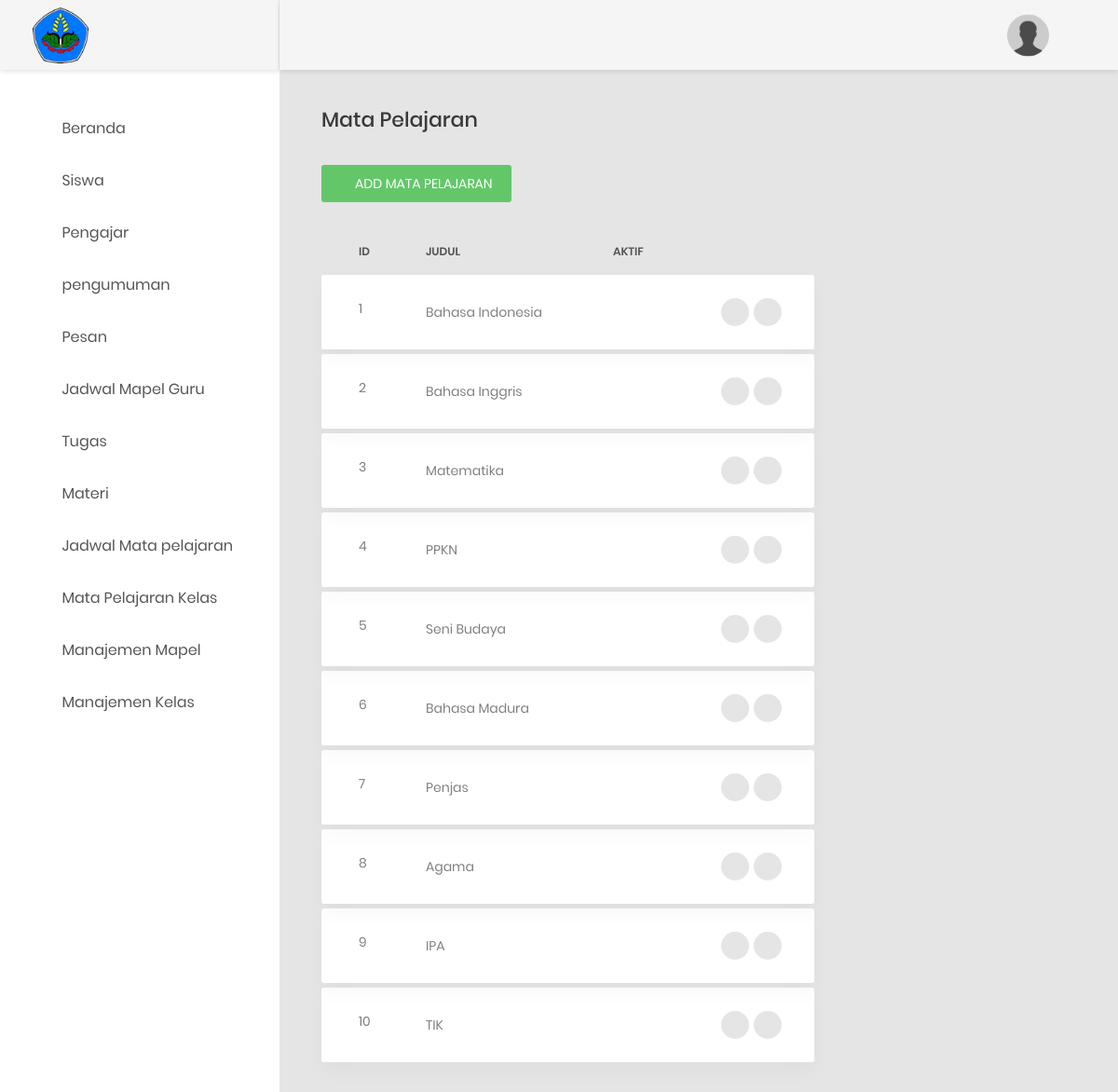
/index.php/admin/Mapel, run on the app's committed database.
### tables this page shows
CREATE TABLE `el_mapel` (
  `id` int(11) NOT NULL,
  `nama` varchar(255) NOT NULL,
  `info` text DEFAULT NULL,
  `aktif` tinyint(1) NOT NULL DEFAULT 1 COMMENT '1 = ya, 0 = tidak'
);

### application/controllers/Admin.php (called while the page is built, shortened)
<?php
class admin extends CI_Controller {
	function __construct(){
		$this->load->model('Admin_model');
	}
    public function Mapel()
    {
        $data['mapel'] = $this->Admin_model->GetAllMapel()->result();
        $this->load->view('part/header');
        $this->load->view('part/sidebaradmin');
        $this->load->view('admin/MataPelajaran/index',$data);
        $this->load->view('part/footer');
    }
}
?>

### index.php (called while the page is built, shortened)
<?php
require_once BASEPATH.'core/CodeIgniter.php';

### application/models/Admin_model.php (called while the page is built, shortened)
<?php
    class admin_model extends CI_Model{
        public function GetAllMapel()
        {
            return $this->db->get('el_mapel');
        }
    }
?>

### application/views/admin/MataPelajaran/index.php (the view)
    <div class="main-content">
        <div class="section__content section__content--p30">
            <div class="container-fluid">
            <div class="row">
                    <div class="col-md-8">
                        <h3 class="title-5 m-b-35">Mata Pelajaran</h3>
                        <div class="table-data__tool">
                            <div class="table-data__tool-right">
                                <a href= "<?= base_url('admin/TambahMataPelajaran')?>"class="au-btn au-btn-icon au-btn--green au-btn--small">
                                    <i class="zmdi zmdi-plus"></i>add Mata Pelajaran</a>
                            </div>
                        </div>
                        <div class="table-responsive table-responsive-data2">
                            <table class="table table-data2">
                                <thead>
                                    <tr>
                                        <th>id</th>
                                        <th>Judul</th>
                                        <th>Aktif</th>
                                        <th></th>
                                    </tr>
                                </thead>
                                <tbody>
                                    <?php foreach ($mapel as $i) { ?>
                                        <tr class="tr-shadow">
                                            <td><?= $i->id ?></td>
                                            <td>
                                                <?= $i->nama ?>
                                            </td>
                                            <td class="desc"><?php
                                                if($i->aktif == 1){?>
                                                    <i class="fa fa-check"></i>
                                                <?php }else{ ?>
                                                    <i class="fa fa-minus"></i>
                                                <?php } ?>
                                            </td>
                                            <td>
                                                <div class="table-data-feature">
                                                    <a href="<?= base_url('Admin/EditMataPelajaran/').$i->id?>" class="item" data-toggle="tooltip" data-placement="top" title="Edit">
                                                        <i class="zmdi zmdi-edit"></i>
                                                    </a>
                                                    <a href="<?= base_url('Admin/hapusMataPelajaran/').$i->id?>" class="item" data-toggle="tooltip" data-placement="top" title="Delete">
                                                        <i class="zmdi zmdi-delete"></i>
                                                    </a>
                                                </div>
                                            </td>
                                        </tr>
                                        <tr class="spacer"></tr>
                                    <?php }?>
                                </tbody>
                            </table>
                        </div>
                    </div>
                </div>
            </div>
        </div>
    </div>
</div>

### application/views/part/header.php (shortened to what this page needs)
<!DOCTYPE html>
<html lang="en">
<head>
    <link href="<?= base_url('assets/css/font-face.css')?>" rel="stylesheet" media="all">
    <link href="<?= base_url('assets/vendor/font-awesome-4.7/css/font-awesome.min.css')?>" rel="stylesheet" media="all">
    <link href="<?= base_url('assets/vendor/font-awesome-5/css/fontawesome-all.min.css')?>" rel="stylesheet" media="all">
    <link href="<?= base_url('assets/vendor/mdi-font/css/material-design-iconic-font.min.css')?>" rel="stylesheet" media="all">
    <link href="<?= base_url('assets/vendor/bootstrap-4.1/bootstrap.min.css')?>" rel="stylesheet" media="all">
    <link href="<?= base_url('assets/vendor/animsition/animsition.min.css')?>" rel="stylesheet" media="all">
    <link href="<?= base_url('assets/vendor/bootstrap-progressbar/bootstrap-progressbar-3.3.4.min.css')?>" rel="stylesheet" media="all">
    <link href="<?= base_url('assets/vendor/wow/animate.css')?>" rel="stylesheet" media="all">
    <link href="<?= base_url('assets/vendor/css-hamburgers/hamburgers.min.css')?>" rel="stylesheet" media="all">
    <link href="<?= base_url('assets/vendor/slick/slick.css')?>" rel="stylesheet" media="all">
    <link href="<?= base_url('assets/vendor/select2/select2.min.css')?>" rel="stylesheet" media="all">
    <link href="<?= base_url('assets/vendor/perfect-scrollbar/perfect-scrollbar.css')?>" rel="stylesheet" media="all">
    <link href="<?= base_url('assets/css/theme.css')?>" rel="stylesheet" media="all">
</head>
<body class="animsition">
    <div class="page-wrapper">

### application/views/part/sidebaradmin.php (shortened to what this page needs)
<aside class="menu-sidebar d-none d-lg-block">
            <div class="logo">
                <a href="#">
                    <img width="60px" src="<?=base_url()?>assets/images/polije.png" alt="Cool Admin" />
                </a>
            </div>
            <div class="menu-sidebar__content js-scrollbar1">
                <nav class="navbar-sidebar">
                    <ul class="list-unstyled navbar__list">
                        <li>
                            <a href="<?= base_url('admin/')?>">
                                <i class="fas fa-chart-bar"></i>Beranda</a>
                        </li>
                        <li>
                            <a href="<?=base_url()?>Admin/dataSiswa/1">
                                <i class="fas fa-chart-bar"></i>Siswa</a>
                        </li>
                        <li>
                            <a href="<?=base_url()?>Admin/dataPengajar/1">
                                <i class="fas fa-table"></i>Pengajar</a>
                        </li>
                        <li>
                            <a href="<?= base_url('admin/pengumuman')?>">
                                <i class="fas fa-chart-bar"></i>pengumuman</a>
                        </li>
                        <li>
                            <a href="<?= base_url('admin/Pesan')?>">
                                <i class="fas fa-table"></i>Pesan</a>
                        </li>
                        <li>
                            <a href="<?= base_url('admin/jadwalMengajar/1')?>">
                                <i class="far fa-check-square"></i>Jadwal Mapel Guru</a>
                        </li>
                        <li>
                            <a href="<?= base_url('admin/tugas')?>">
                                <i class="fas fa-calendar-alt"></i>Tugas</a>
                        </li>
                        <li>
                            <a href="<?= base_url('admin/materi')?>">
                                <i class="fas fa-map-marker-alt"></i>Materi</a>
                        </li>
                        <li>
                            <a href="<?= base_url('admin/jadwalMapel')?>">
                                <i class="far fa-check-square"></i>Jadwal Mata pelajaran</a>
                        </li>
                        <li>
                            <a href="<?= base_url('admin/mapelKelas')?>">
                                <i class="far fa-check-square"></i>Mata Pelajaran Kelas</a>
                        </li>
                        <li>
                            <a href="<?= base_url('admin/Mapel')?>">
                                <i class="far fa-check-square"></i>Manajemen Mapel</a>
                        </li>
                        <li>
                            <a href="<?= base_url('admin/Kelas')?>">
                                <i class="far fa-check-square"></i>Manajemen Kelas</a>
                        </li>
                        <li>
                            <a href="<?= base_url('admin/filterPengajar')?>">
                                <i class="fas fa-map-marker-alt"></i>Filter Pengajar</a>
                        </li>
                    </ul>
                </nav>
            </div>
        </aside>
<div class="page-container">
            <header class="header-desktop">
                <div class="section__content section__content--p30">
                    <div class="container-fluid">
                        <div class="header-wrap">
                            <div class="header-button">
                                <div class="noti-wrap">
                                <div class="account-wrap">
                                    <div class="account-item clearfix js-item-menu">
                                        <div class="image">
                                            <?php if ($this->session->userdata('foto') != null) { ?>
                                                <img src="<?= base_url('assets/images/user/'.$this->session->userdata('foto'))?>" alt="Admin" />
                                            <?php }else{ ?>
                                                <img src="<?= base_url('assets/images/icon/user.png')?>" alt="Admin" />
                                            <?php } ?>
                                        </div>
                                        <div class="content">
                                            <a class="js-acc-btn" href="#"><?=
                                            $this->session->userdata('nama');
                                            ?></a>
                                        </div>
                                    </div>
                                </div>
                            </div>
                        </div>
                    </div>
                </div>
            </header>

### application/views/part/footer.php (shortened to what this page needs)
    </div>
</body>
</html>

### data on the page
el_mapel: id "1", nama "Bahasa Indonesia", aktif 1 (drawn)
el_mapel: id "2", nama "Bahasa Inggris", aktif 1 (drawn)
el_mapel: id "3", nama "Matematika", aktif 1 (drawn)
el_mapel: id "4", nama "PPKN", aktif 1 (drawn)
el_mapel: id "5", nama "Seni Budaya", aktif 1 (drawn)
el_mapel: id "6", nama "Bahasa Madura", aktif 1 (drawn)
el_mapel: id "7", nama "Penjas", aktif 1 (drawn)
el_mapel: id "8", nama "Agama", aktif 1 (drawn)
el_mapel: id "9", nama "IPA", aktif 1 (drawn)
el_mapel: id "10", nama "TIK", aktif 1 (drawn)
